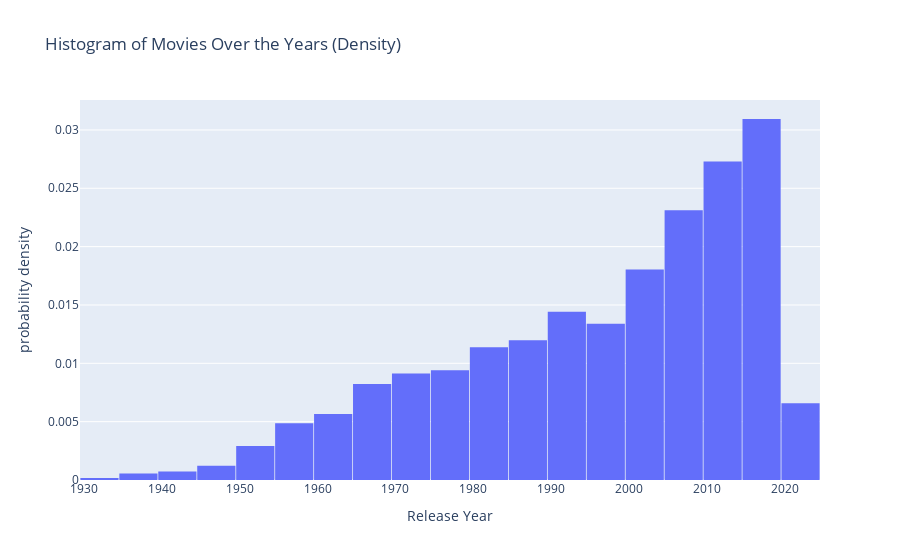

Write notebook code for a chart like this one.
### Markdown cell above
Data Visualization

### Code cell
import plotly.express as px
# Plot histogram with probability density
year = px.histogram(movie_data, x='Year', histnorm='probability density',
                   nbins=30, title='Histogram of Movies Over the Years (Density)',
                   labels={'Year': 'Release Year'})

year.update_layout(bargap=0.02)
year.show()

### Figure 1 — Plotly figure (JSON) as saved in the notebook; plotly's stock layout.template omitted (floating-point values rounded to 4 significant figures; data arrays with more than 128 entries replaced by an {"elided": "..."} marker saying what was removed)
{"data": [{"bingroup": "x", "histnorm": "probability density", "hovertemplate": "Release Year=%{x}<br>probability density=%{y}<extra></extra>", "legendgroup": "", "marker": {"color": "#636efa", "pattern": {"shape": ""}}, "name": "", "nbinsx": 30, "orientation": "v", "showlegend": false, "type": "histogram", "x": {"elided": "11979 int values"}, "xaxis": "x", "yaxis": "y"}], "layout": {"bargap": 0.02, "barmode": "relative", "legend": {"tracegroupgap": 0}, "title": {"text": "Histogram of Movies Over the Years (Density)"}, "xaxis": {"anchor": "y", "domain": [0, 1], "title": {"text": "Release Year"}}, "yaxis": {"anchor": "x", "domain": [0, 1], "title": {"text": "probability density"}}}}
